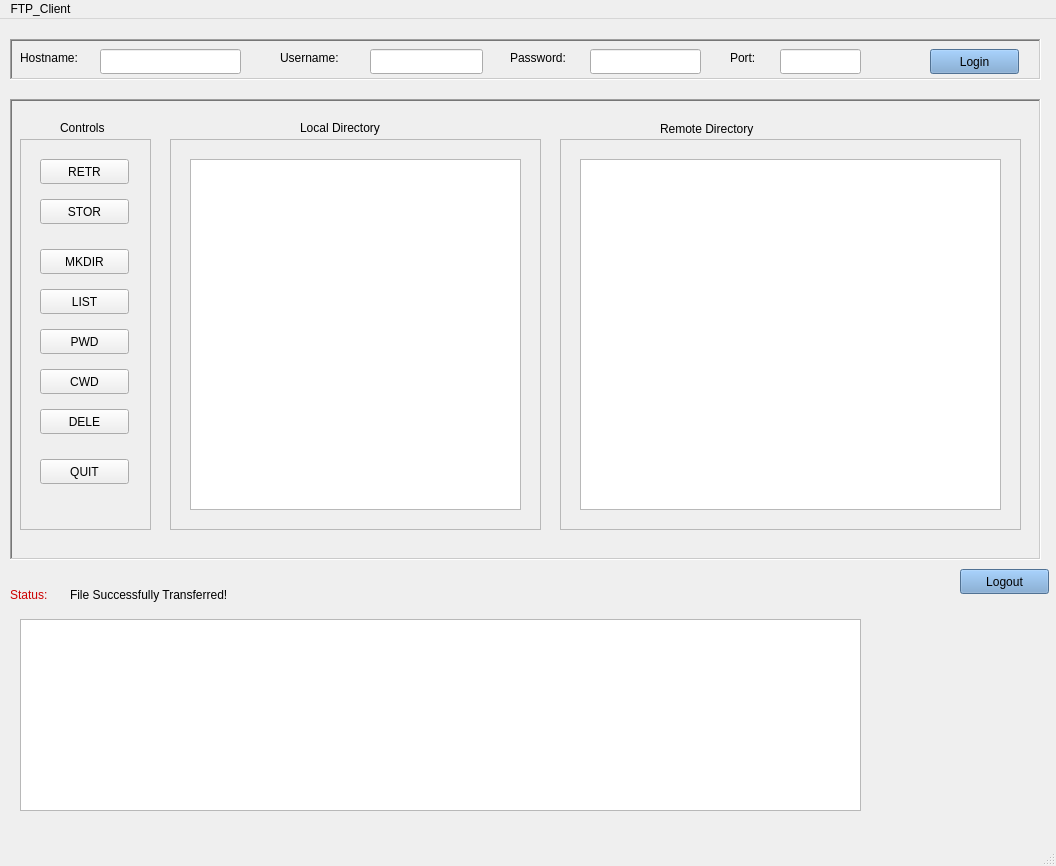
<?xml version="1.0" encoding="UTF-8"?>
<ui version="4.0">
 <class>MainWindow</class>
 <widget class="QMainWindow" name="MainWindow">
  <property name="geometry">
   <rect>
    <x>0</x>
    <y>0</y>
    <width>1056</width>
    <height>866</height>
   </rect>
  </property>
  <property name="windowTitle">
   <string>MainWindow</string>
  </property>
  <widget class="QWidget" name="centralwidget">
   <widget class="QFrame" name="frame">
    <property name="geometry">
     <rect>
      <x>10</x>
      <y>20</y>
      <width>1031</width>
      <height>41</height>
     </rect>
    </property>
    <property name="frameShape">
     <enum>QFrame::WinPanel</enum>
    </property>
    <property name="frameShadow">
     <enum>QFrame::Sunken</enum>
    </property>
    <widget class="QLabel" name="label">
     <property name="geometry">
      <rect>
       <x>10</x>
       <y>10</y>
       <width>81</width>
       <height>17</height>
      </rect>
     </property>
     <property name="text">
      <string>Hostname:</string>
     </property>
    </widget>
    <widget class="QLineEdit" name="hostname">
     <property name="geometry">
      <rect>
       <x>90</x>
       <y>10</y>
       <width>141</width>
       <height>25</height>
      </rect>
     </property>
     <property name="text">
      <string/>
     </property>
    </widget>
    <widget class="QLabel" name="label_2">
     <property name="geometry">
      <rect>
       <x>270</x>
       <y>10</y>
       <width>81</width>
       <height>17</height>
      </rect>
     </property>
     <property name="text">
      <string>Username:</string>
     </property>
    </widget>
    <widget class="QLineEdit" name="username">
     <property name="geometry">
      <rect>
       <x>360</x>
       <y>10</y>
       <width>113</width>
       <height>25</height>
      </rect>
     </property>
    </widget>
    <widget class="QLabel" name="label_3">
     <property name="geometry">
      <rect>
       <x>500</x>
       <y>10</y>
       <width>71</width>
       <height>17</height>
      </rect>
     </property>
     <property name="text">
      <string>Password:</string>
     </property>
    </widget>
    <widget class="QLineEdit" name="password">
     <property name="geometry">
      <rect>
       <x>580</x>
       <y>10</y>
       <width>111</width>
       <height>25</height>
      </rect>
     </property>
    </widget>
    <widget class="QLabel" name="label_4">
     <property name="geometry">
      <rect>
       <x>720</x>
       <y>10</y>
       <width>41</width>
       <height>17</height>
      </rect>
     </property>
     <property name="text">
      <string>Port:</string>
     </property>
    </widget>
    <widget class="QLineEdit" name="port">
     <property name="geometry">
      <rect>
       <x>770</x>
       <y>10</y>
       <width>81</width>
       <height>25</height>
      </rect>
     </property>
    </widget>
    <widget class="QPushButton" name="loginButton">
     <property name="geometry">
      <rect>
       <x>920</x>
       <y>10</y>
       <width>89</width>
       <height>25</height>
      </rect>
     </property>
     <property name="autoFillBackground">
      <bool>false</bool>
     </property>
     <property name="styleSheet">
      <string notr="true">background-color: rgb(114, 159, 207);
color: rgb(0, 0, 0);
font: 57 11pt &quot;Ubuntu&quot;;</string>
     </property>
     <property name="text">
      <string>Login</string>
     </property>
    </widget>
   </widget>
   <widget class="QLabel" name="status">
    <property name="geometry">
     <rect>
      <x>70</x>
      <y>560</y>
      <width>671</width>
      <height>31</height>
     </rect>
    </property>
    <property name="styleSheet">
     <string notr="true">font: 13pt &quot;Ubuntu&quot;;</string>
    </property>
    <property name="text">
     <string>File Successfully Transferred!</string>
    </property>
   </widget>
   <widget class="QLabel" name="label_9">
    <property name="geometry">
     <rect>
      <x>10</x>
      <y>560</y>
      <width>71</width>
      <height>31</height>
     </rect>
    </property>
    <property name="styleSheet">
     <string notr="true">font: 13pt &quot;Ubuntu&quot;;
color: rgb(204, 0, 0);</string>
    </property>
    <property name="text">
     <string>Status:</string>
    </property>
   </widget>
   <widget class="QPushButton" name="logoutButton">
    <property name="geometry">
     <rect>
      <x>960</x>
      <y>550</y>
      <width>89</width>
      <height>25</height>
     </rect>
    </property>
    <property name="styleSheet">
     <string notr="true">background-color: rgb(114, 159, 207);</string>
    </property>
    <property name="text">
     <string>Logout</string>
    </property>
   </widget>
   <widget class="QFrame" name="frame_5">
    <property name="geometry">
     <rect>
      <x>10</x>
      <y>80</y>
      <width>1031</width>
      <height>461</height>
     </rect>
    </property>
    <property name="frameShape">
     <enum>QFrame::WinPanel</enum>
    </property>
    <property name="frameShadow">
     <enum>QFrame::Sunken</enum>
    </property>
    <widget class="QFrame" name="frame_2">
     <property name="geometry">
      <rect>
       <x>10</x>
       <y>40</y>
       <width>131</width>
       <height>391</height>
      </rect>
     </property>
     <property name="frameShape">
      <enum>QFrame::StyledPanel</enum>
     </property>
     <property name="frameShadow">
      <enum>QFrame::Sunken</enum>
     </property>
     <widget class="QPushButton" name="retrButton">
      <property name="geometry">
       <rect>
        <x>20</x>
        <y>20</y>
        <width>89</width>
        <height>25</height>
       </rect>
      </property>
      <property name="text">
       <string>RETR</string>
      </property>
     </widget>
     <widget class="QPushButton" name="deleButton">
      <property name="geometry">
       <rect>
        <x>20</x>
        <y>270</y>
        <width>89</width>
        <height>25</height>
       </rect>
      </property>
      <property name="text">
       <string>DELE</string>
      </property>
     </widget>
     <widget class="QPushButton" name="storButton">
      <property name="geometry">
       <rect>
        <x>20</x>
        <y>60</y>
        <width>89</width>
        <height>25</height>
       </rect>
      </property>
      <property name="text">
       <string>STOR</string>
      </property>
     </widget>
     <widget class="QPushButton" name="mkdirButton">
      <property name="geometry">
       <rect>
        <x>20</x>
        <y>110</y>
        <width>89</width>
        <height>25</height>
       </rect>
      </property>
      <property name="text">
       <string>MKDIR</string>
      </property>
     </widget>
     <widget class="QPushButton" name="listButton">
      <property name="geometry">
       <rect>
        <x>20</x>
        <y>150</y>
        <width>89</width>
        <height>25</height>
       </rect>
      </property>
      <property name="text">
       <string>LIST</string>
      </property>
     </widget>
     <widget class="QPushButton" name="pushButton_7">
      <property name="geometry">
       <rect>
        <x>20</x>
        <y>320</y>
        <width>89</width>
        <height>25</height>
       </rect>
      </property>
      <property name="text">
       <string>QUIT</string>
      </property>
     </widget>
     <widget class="QPushButton" name="pwdButton">
      <property name="geometry">
       <rect>
        <x>20</x>
        <y>190</y>
        <width>89</width>
        <height>25</height>
       </rect>
      </property>
      <property name="text">
       <string>PWD</string>
      </property>
     </widget>
     <widget class="QPushButton" name="cwdButton">
      <property name="geometry">
       <rect>
        <x>20</x>
        <y>230</y>
        <width>89</width>
        <height>25</height>
       </rect>
      </property>
      <property name="text">
       <string>CWD</string>
      </property>
     </widget>
    </widget>
    <widget class="QLabel" name="label_6">
     <property name="geometry">
      <rect>
       <x>290</x>
       <y>20</y>
       <width>111</width>
       <height>17</height>
      </rect>
     </property>
     <property name="text">
      <string>Local Directory</string>
     </property>
    </widget>
    <widget class="QFrame" name="frame_4">
     <property name="geometry">
      <rect>
       <x>550</x>
       <y>40</y>
       <width>461</width>
       <height>391</height>
      </rect>
     </property>
     <property name="frameShape">
      <enum>QFrame::StyledPanel</enum>
     </property>
     <property name="frameShadow">
      <enum>QFrame::Sunken</enum>
     </property>
     <widget class="QTableWidget" name="remotedir">
      <property name="geometry">
       <rect>
        <x>20</x>
        <y>20</y>
        <width>421</width>
        <height>351</height>
       </rect>
      </property>
     </widget>
    </widget>
    <widget class="QLabel" name="label_5">
     <property name="geometry">
      <rect>
       <x>50</x>
       <y>20</y>
       <width>67</width>
       <height>17</height>
      </rect>
     </property>
     <property name="styleSheet">
      <string notr="true">font: 11pt &quot;Ubuntu&quot;;</string>
     </property>
     <property name="text">
      <string>Controls</string>
     </property>
    </widget>
    <widget class="QFrame" name="frame_3">
     <property name="geometry">
      <rect>
       <x>160</x>
       <y>40</y>
       <width>371</width>
       <height>391</height>
      </rect>
     </property>
     <property name="frameShape">
      <enum>QFrame::StyledPanel</enum>
     </property>
     <property name="frameShadow">
      <enum>QFrame::Sunken</enum>
     </property>
     <widget class="QTreeView" name="localdir">
      <property name="geometry">
       <rect>
        <x>20</x>
        <y>20</y>
        <width>331</width>
        <height>351</height>
       </rect>
      </property>
     </widget>
    </widget>
    <widget class="QLabel" name="label_7">
     <property name="geometry">
      <rect>
       <x>650</x>
       <y>20</y>
       <width>131</width>
       <height>20</height>
      </rect>
     </property>
     <property name="text">
      <string>Remote Directory</string>
     </property>
    </widget>
   </widget>
   <widget class="QTableWidget" name="statusWindow">
    <property name="geometry">
     <rect>
      <x>20</x>
      <y>600</y>
      <width>841</width>
      <height>192</height>
     </rect>
    </property>
   </widget>
  </widget>
  <widget class="QMenuBar" name="menubar">
   <property name="geometry">
    <rect>
     <x>0</x>
     <y>0</y>
     <width>1056</width>
     <height>22</height>
    </rect>
   </property>
   <widget class="QMenu" name="menuFTP_Client">
    <property name="title">
     <string>FTP_Client</string>
    </property>
   </widget>
   <addaction name="menuFTP_Client"/>
  </widget>
  <widget class="QStatusBar" name="statusbar"/>
 </widget>
 <resources/>
 <connections/>
</ui>
